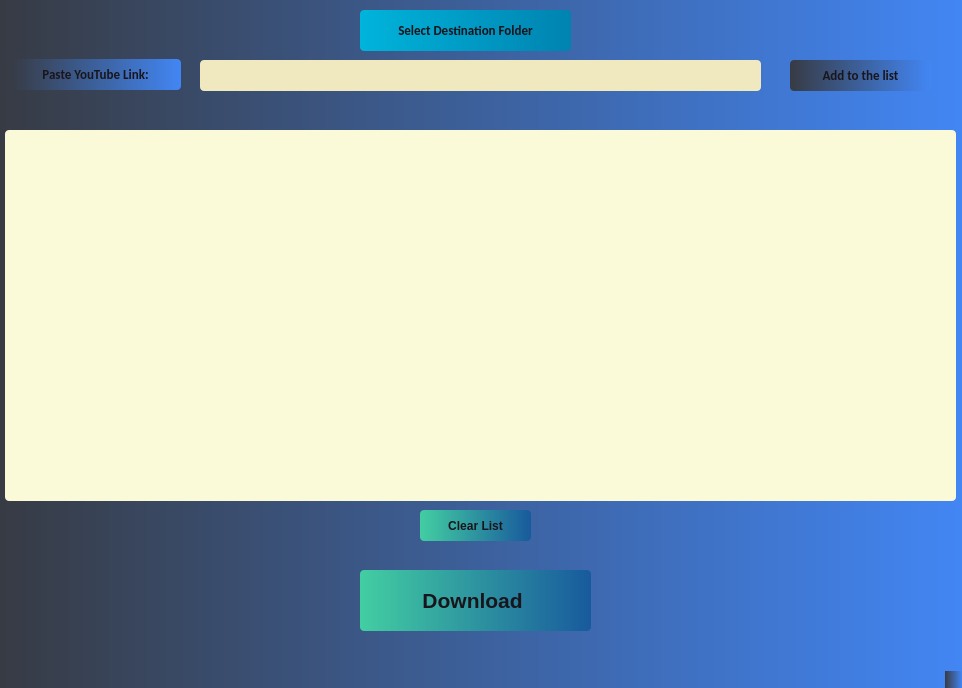
<?xml version="1.0" encoding="UTF-8"?>
<ui version="4.0">
 <class>MainWindow</class>
 <widget class="QMainWindow" name="MainWindow">
  <property name="geometry">
   <rect>
    <x>0</x>
    <y>0</y>
    <width>962</width>
    <height>688</height>
   </rect>
  </property>
  <property name="maximumSize">
   <size>
    <width>962</width>
    <height>688</height>
   </size>
  </property>
  <property name="font">
   <font>
    <pointsize>10</pointsize>
   </font>
  </property>
  <property name="windowTitle">
   <string>MainWindow</string>
  </property>
  <property name="styleSheet">
   <string notr="true">QWidget {
background: qlineargradient( x1:0 y1:0, x2:1 y2:0, stop:0 #373b44, stop:1 #4286f4);
}
</string>
  </property>
  <widget class="QWidget" name="centralwidget">
   <widget class="QPushButton" name="destination_button">
    <property name="geometry">
     <rect>
      <x>360</x>
      <y>10</y>
      <width>211</width>
      <height>41</height>
     </rect>
    </property>
    <property name="font">
     <font>
      <family>Calibri</family>
      <pointsize>10</pointsize>
      <weight>75</weight>
      <italic>false</italic>
      <bold>true</bold>
     </font>
    </property>
    <property name="acceptDrops">
     <bool>false</bool>
    </property>
    <property name="styleSheet">
     <string notr="true">#destination_button {
 background-color: qlineargradient( x1:0 y1:0, x2:1 y2:0, stop:0 #00b4db, stop:1 #0083b0);
border-radius: 4px;
color: #17141c;
}

#destination_button:pressed {
  background-color: qlineargradient(x1: 0, y1: 0, x2: 0, y2: 1,
                                      stop: 0 #edbc61, stop: 1 #f0ad30);
}</string>
    </property>
    <property name="text">
     <string>Select Destination Folder</string>
    </property>
   </widget>
   <widget class="QLineEdit" name="input_text">
    <property name="geometry">
     <rect>
      <x>200</x>
      <y>60</y>
      <width>561</width>
      <height>31</height>
     </rect>
    </property>
    <property name="font">
     <font>
      <family>Calibri</family>
      <weight>75</weight>
      <italic>false</italic>
      <bold>true</bold>
     </font>
    </property>
    <property name="styleSheet">
     <string notr="true">#input_text {
background-color: #f0e9c0;
color: #141417;
border-radius: 4px;
}</string>
    </property>
    <property name="text">
     <string/>
    </property>
   </widget>
   <widget class="QLabel" name="paste_link_label">
    <property name="geometry">
     <rect>
      <x>10</x>
      <y>59</y>
      <width>171</width>
      <height>31</height>
     </rect>
    </property>
    <property name="font">
     <font>
      <family>Calibri</family>
      <pointsize>10</pointsize>
      <weight>75</weight>
      <bold>true</bold>
     </font>
    </property>
    <property name="styleSheet">
     <string notr="true">#paste_link_label {
  background-color: qlineargradient(x1: 0, y1: 0, x2: 0, y2: 1,
                                      stop: 0 #edbc61, stop: 1 #f0ad30);
border-radius: 4px;
color: #18161c;
}</string>
    </property>
    <property name="text">
     <string>Paste YouTube Link:</string>
    </property>
    <property name="alignment">
     <set>Qt::AlignCenter</set>
    </property>
   </widget>
   <widget class="QPushButton" name="download_button">
    <property name="geometry">
     <rect>
      <x>360</x>
      <y>570</y>
      <width>231</width>
      <height>61</height>
     </rect>
    </property>
    <property name="font">
     <font>
      <pointsize>16</pointsize>
      <weight>75</weight>
      <bold>true</bold>
     </font>
    </property>
    <property name="styleSheet">
     <string notr="true">#download_button {
background-color: qlineargradient( x1:0 y1:0, x2:1 y2:0, stop:0 #43cea2, stop:1 #185a9d);
border-radius: 4px;
color: #18161c;
}

#download_button:pressed {
background-color: qlineargradient(x1: 0, y1: 0, x2: 0, y2: 1,
                                      stop: 0 #edbc61, stop: 1 #f0ad30);
}</string>
    </property>
    <property name="text">
     <string>Download </string>
    </property>
   </widget>
   <widget class="QPushButton" name="add_list_button">
    <property name="geometry">
     <rect>
      <x>790</x>
      <y>60</y>
      <width>141</width>
      <height>31</height>
     </rect>
    </property>
    <property name="font">
     <font>
      <family>Calibri</family>
      <pointsize>10</pointsize>
      <weight>75</weight>
      <bold>true</bold>
     </font>
    </property>
    <property name="styleSheet">
     <string notr="true">#add_list_button {
 background-color: qlineargradient(x1: 0, y1: 0, x2: 0, y2: 1,
                                      stop: 0 #edbc61, stop: 1 #f0ad30);
border-radius: 4px;
color: #18161c;
}

#add_list_button:pressed {
background-color: qlineargradient( x1:0 y1:0, x2:1 y2:0, stop:0 #43cea2, stop:1 #185a9d);
}</string>
    </property>
    <property name="text">
     <string>Add to the list</string>
    </property>
   </widget>
   <widget class="QListWidget" name="list_widget">
    <property name="geometry">
     <rect>
      <x>5</x>
      <y>130</y>
      <width>951</width>
      <height>371</height>
     </rect>
    </property>
    <property name="font">
     <font>
      <family>Calibri</family>
      <pointsize>12</pointsize>
      <weight>75</weight>
      <bold>true</bold>
     </font>
    </property>
    <property name="styleSheet">
     <string notr="true">#list_widget {
background: #fafad9;
color: #171714;
border-radius: 4px
}</string>
    </property>
   </widget>
   <widget class="QPushButton" name="clear_list_button">
    <property name="geometry">
     <rect>
      <x>420</x>
      <y>510</y>
      <width>111</width>
      <height>31</height>
     </rect>
    </property>
    <property name="font">
     <font>
      <pointsize>9</pointsize>
      <weight>75</weight>
      <bold>true</bold>
     </font>
    </property>
    <property name="styleSheet">
     <string notr="true">#clear_list_button {
background-color: qlineargradient( x1:0 y1:0, x2:1 y2:0, stop:0 #43cea2, stop:1 #185a9d);
border-radius: 4px;
color: #18161c;
}

#clear_list_button:pressed {
background-color: qlineargradient(x1: 0, y1: 0, x2: 0, y2: 1,
                                      stop: 0 #edbc61, stop: 1 #f0ad30);
}</string>
    </property>
    <property name="text">
     <string>Clear List</string>
    </property>
   </widget>
  </widget>
  <widget class="QMenuBar" name="menubar">
   <property name="geometry">
    <rect>
     <x>0</x>
     <y>0</y>
     <width>962</width>
     <height>26</height>
    </rect>
   </property>
  </widget>
  <widget class="QStatusBar" name="statusbar"/>
 </widget>
 <resources/>
 <connections/>
</ui>
